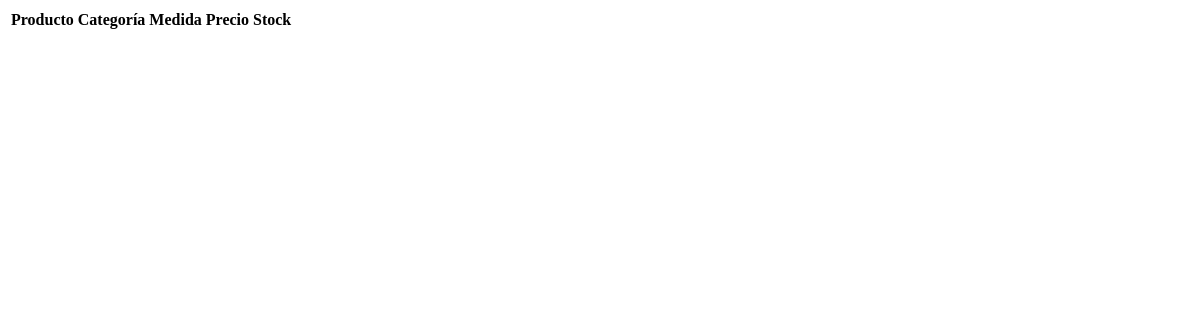
/products/catalog/modal (signed in), run on an earlier commit of the app's database.
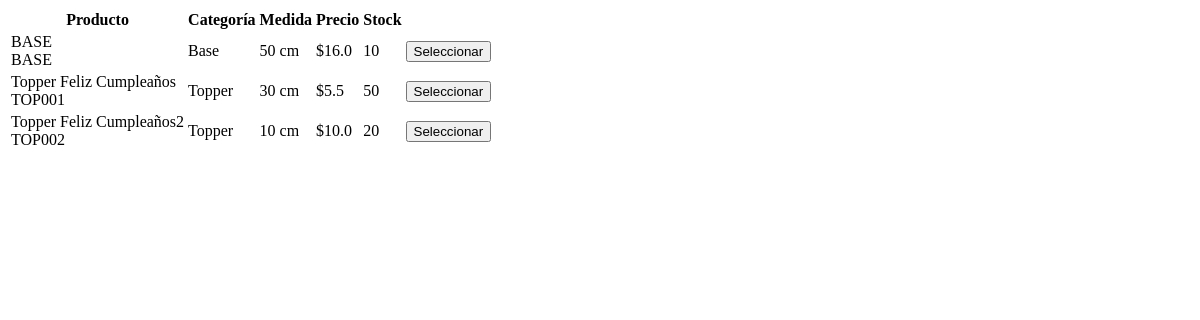
And on a later commit of the database.
### app/models/product.py (models this page shows)
class Product(Base):
    __tablename__ = "products"
    id = Column(Integer, primary_key=True)
    code = Column(String)
    name = Column(String)
    description = Column(String)
    category = Column(String)
    material = Column(String)
    color = Column(String)
    size = Column(String)
    thickness = Column(String)
    price = Column(Float)
    cost = Column(Float)
    theme = Column(String)
    stock = Column(Integer)
    custom = Column(Boolean, default=False, nullable=False)
    image = Column(String)

### app/routes/products.py (the view)
@router.get("/catalog/modal")
async def catalog_modal(
    request: Request,
    db: Session = Depends(get_db)
):
    user = role_required(request, ["admin", "ventas"])
    if isinstance(user, RedirectResponse):
        return user
    products = (
        db.query(Product)
        .order_by(Product.name.asc())
        .limit(20)
        .all()
    )
    return templates.TemplateResponse(
        request=request,
        name="partials/products/catalog_table.html",
        context={
            "products": products
        }
    )

### app/templates/partials/products/catalog_table.html
<table class="w-full">
    <thead>
        <tr class="bg-gray-50">
            <th class="p-3 text-left">
                Producto
            </th>
            <th class="p-3">
                Categoría
            </th>
            <th class="p-3">
                Medida
            </th>
            <th class="p-3">
                Precio
            </th>
            <th class="p-3">
                Stock
            </th>
            <th class="p-3">
            </th>
        </tr>
    </thead>
    <tbody>
        {% for product in products %}
        <tr class="border-b">
            <td class="p-3">
                <div class="font-semibold">
                    {{ product.name }}
                </div>
                <div class="text-xs text-gray-500">
                    {{ product.code }}
                </div>
            </td>
            <td class="p-3">
                {{ product.category }}
            </td>
            <td class="p-3">
                {{ product.size }}
            </td>
            <td class="p-3">
                ${{ product.price }}
            </td>
            <td class="p-3">
                {{ product.stock }}
            </td>
            <td class="p-3">
                <button
                    onclick="selectCatalogProduct({{ product.id }})"
                    class="bg-purple-600 text-white px-3 py-2 rounded-lg"
                >
                    Seleccionar
                </button>
            </td>
        </tr>
        {% endfor %}
    </tbody>
</table>

What changed in the data, as far as the page shows it:
added Product: name "BASE", code "BASE", category "Base", size "50 cm", price "16.0", stock "10"
added Product: name "Topper Feliz Cumpleaños", code "TOP001", category "Topper", size "30 cm", price "5.5", stock "50"
added Product: name "Topper Feliz Cumpleaños2", code "TOP002", category "Topper", size "10 cm", price "10.0", stock "20"
